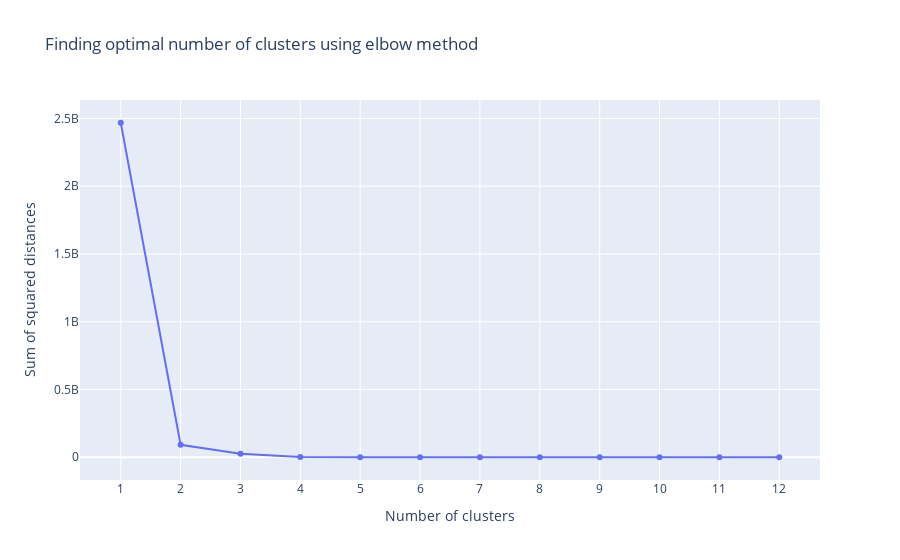

Notebook code for this chart:
### Code cell
# Finding optimal number of clusters k
figure = go.Figure()
figure.add_trace(go.Scatter(x=distances["clusters"], y=distances["sum of squared distances"]))

figure.update_layout(xaxis = dict(tick0 = 1,dtick = 1,tickmode = 'linear'),
                  xaxis_title="Number of clusters",
                  yaxis_title="Sum of squared distances",
                  title_text="Finding optimal number of clusters using elbow method")
figure.show()

### Figure 1 — Plotly figure (JSON) as saved in the notebook; plotly's stock layout.template omitted (floating-point values rounded to 4 significant figures)
{"data": [{"type": "scatter", "x": [1, 2, 3, 4, 5, 6, 7, 8, 9, 10, 11, 12], "y": [2468000000.0, 91860000.0, 25300000.0, 1755000.0, 117000.0, 49430.0, 32530.0, 27530.0, 19430.0, 13030.0, 5531.0, 4931.0]}], "layout": {"title": {"text": "Finding optimal number of clusters using elbow method"}, "xaxis": {"dtick": 1, "tick0": 1, "tickmode": "linear", "title": {"text": "Number of clusters"}}, "yaxis": {"title": {"text": "Sum of squared distances"}}}}
